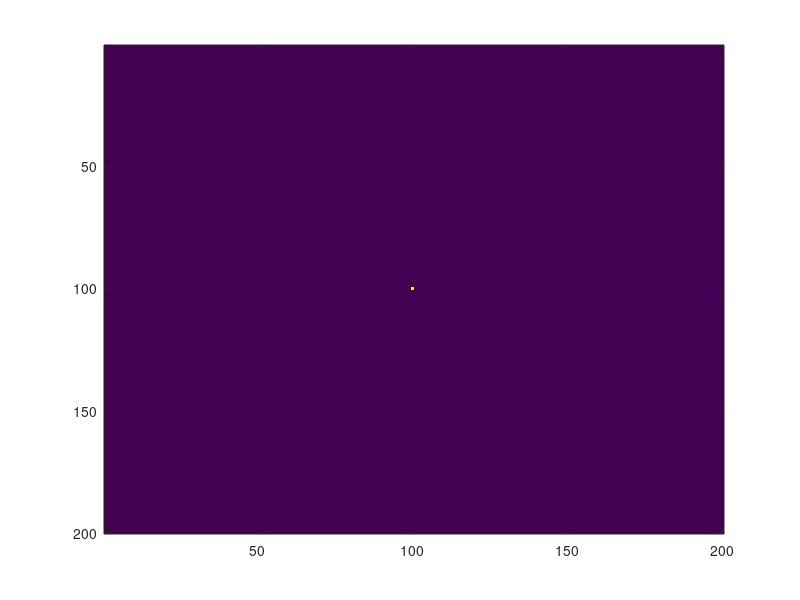

Recreate this plot in MATLAB. (Note: this script raises an error after producing the figure.)
sz = 200;
Grid = zeros(sz,sz);

cr = 7.5; % cell radius
ncy = 3;
c_idx = 1; %cell index
n_cell = 1;
%moore neighboorhood

row = ((1:sz).*ones(sz,1))';
col = (1:sz).*ones(sz,1);

%initialisation
Grid(sz/2,sz/2)=1;

%Il y a envrion 50 µL de volume et si on a 10 000 cellules par µL ça 500 000 cellules
% La puce peut normalement contenir environ 30 000 000 de cellues. Là on en met moins d'un million

%0.5*2*2*2*2

while(c_idx<sz)
   idx = find(Grid!=0);
   discrepancy=length(1:c_idx)-length(idx)
   goal  = 1:c_idx;
   truth = sort(Grid(idx))';
    imagesc(Grid!=0)
    waitforbuttonpress

   %migration
   for j=1:24
     idx = find(Grid!=0)
    for i = 1:length(idx)
        j
        idx(i);
        pos(2) = col(idx(i));
        pos(1) = row(idx(i));
        Grid = migrate2D_chip(Grid,pos,c_idx,sz);
    endfor
    imagesc(Grid!=0)
    waitforbuttonpress
   endfor

   % division loop
   idx = find(Grid!=0)
  for i = 1:length(idx)
   idx(i);
   pos(2) = col(idx(i));
   pos(1) = row(idx(i));
   pos;
    Grid = divide2D(Grid,pos,c_idx+1,sz);
    Grid;
    c_idx = c_idx+1;
  endfor
  disp("end of loop")
  imagesc(Grid!=0)
  waitforbuttonpress

endwhile


